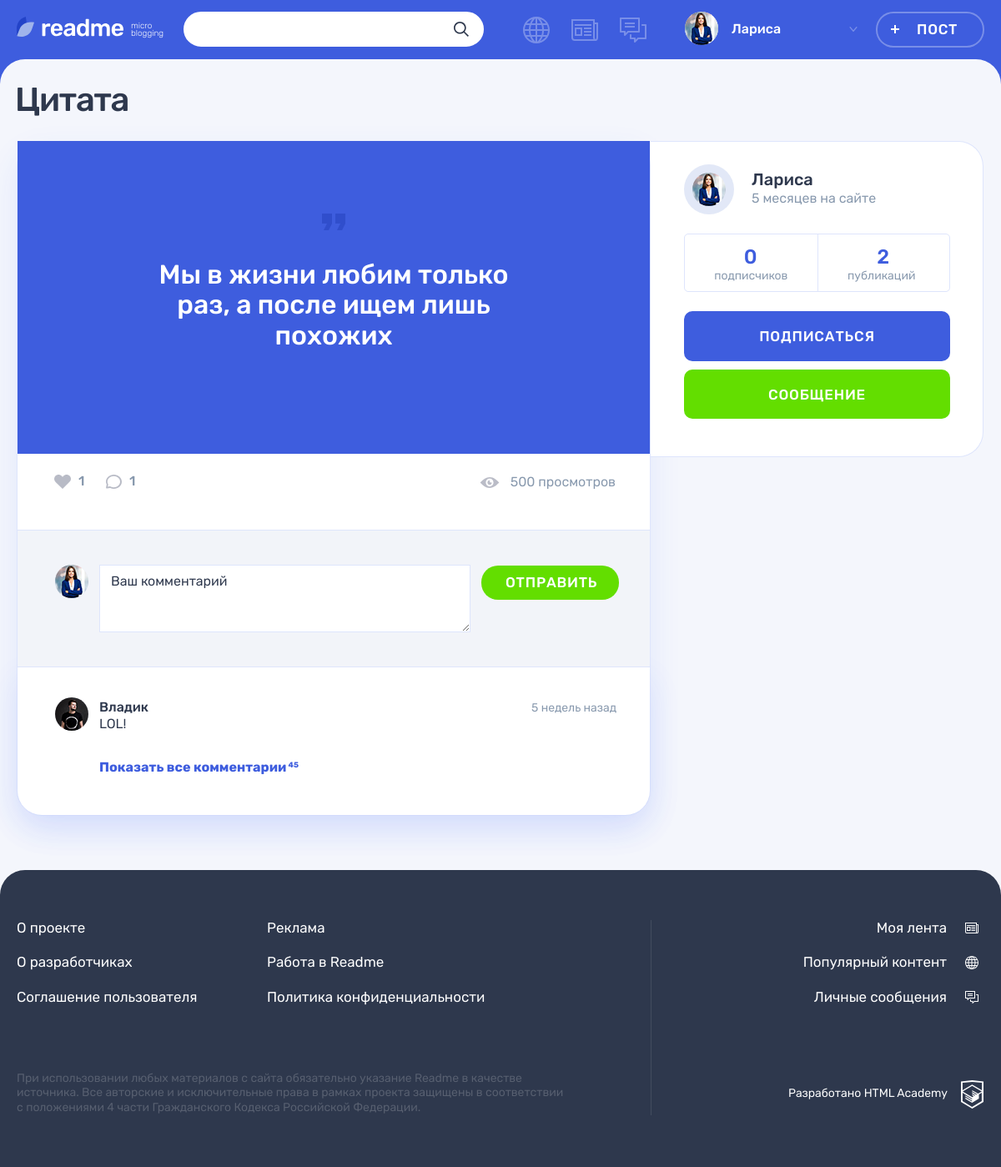
Page /post.php?postId=1 (signed in) on the committed database.
### tables this page shows
CREATE TABLE IF NOT EXISTS `users` (
  `users_id` INT NOT NULL AUTO_INCREMENT,
  `registration_date` DATETIME NOT NULL,
  `email` VARCHAR(225) NOT NULL,
  `name` VARCHAR(225) NOT NULL,
  `password` VARCHAR(225) NOT NULL,
  `avatar` VARCHAR(225) NULL,
  `contact_info` VARCHAR(225) NULL,
  PRIMARY KEY (`users_id`),
  UNIQUE INDEX `idusers_UNIQUE` (`users_id` ASC),
  UNIQUE INDEX `email_UNIQUE` (`email` ASC));

CREATE TABLE IF NOT EXISTS `posts` (
  `posts_id` INT NOT NULL AUTO_INCREMENT,
  `post_date` DATETIME NOT NULL,
  `title` TEXT(120) NOT NULL,
  `content` TEXT NOT NULL,
  `quote_author` VARCHAR(225) NULL,
  `img_url` VARCHAR(225) NULL,
  `video_url` VARCHAR(225) NULL,
  `users_site_url` VARCHAR(225) NULL,
  `number_of_views` INT NOT NULL DEFAULT 0,
  `users_id` INT NOT NULL,
  `content_types_id` INT NOT NULL,
  `isrepost` INT DEFAULT 0,
  `user_author_id` INT DEFAULT 0,
  `post_origin_id` INT DEFAULT 0,
  PRIMARY KEY (`posts_id`),
  INDEX `id_UNIQUE` (`posts_id` ASC),
  INDEX `users_to_posts_idx` (`users_id` ASC),
  INDEX `fk_posts_content_types1_idx` (`content_types_id` ASC),
  FULLTEXT INDEX `posts_search` (`title`, `content`),
  CONSTRAINT `users_to_posts`
    FOREIGN KEY (`users_id`)
    REFERENCES `users` (`users_id`)
    ON DELETE NO ACTION
    ON UPDATE NO ACTION,
  CONSTRAINT `posts_to_content_types`
    FOREIGN KEY (`content_types_id`)
    REFERENCES `content_types` (`content_types_id`)
    ON DELETE NO ACTION
    ON UPDATE NO ACTION);

CREATE TABLE IF NOT EXISTS `likes` (
  `likes_id` INT NOT NULL AUTO_INCREMENT,
  `likes_date` VARCHAR(255) NOT NULL,
  `post_id` INT NOT NULL,
  `user_id` INT NOT NULL,
  PRIMARY KEY (`likes_id`),
  INDEX `fk_posts_has_users_users1_idx` (`user_id` ASC),
  INDEX `fk_posts_has_users_posts1_idx` (`post_id` ASC, `likes_id` ASC),
  UNIQUE INDEX `posts_likes_id_UNIQUE` (`likes_id` ASC),
  CONSTRAINT `fk_posts_has_users_posts1`
    FOREIGN KEY (`post_id`)
    REFERENCES `posts` (`posts_id`)
    ON DELETE NO ACTION
    ON UPDATE NO ACTION,
  CONSTRAINT `fk_posts_has_users_users1`
    FOREIGN KEY (`user_id`)
    REFERENCES `users` (`users_id`)
    ON DELETE NO ACTION
    ON UPDATE NO ACTION);

CREATE TABLE IF NOT EXISTS `comments` (
  `comments_id` INT NOT NULL AUTO_INCREMENT,
  `data_time_of_origin` DATETIME NOT NULL,
  `text` TEXT NOT NULL,
  `users_id` INT NOT NULL,
  `post_id` INT NOT NULL,
  PRIMARY KEY (`comments_id`),
  UNIQUE INDEX `id_UNIQUE` (`comments_id` ASC),
  INDEX `fk_comment_users1_idx` (`users_id` ASC),
  INDEX `fk_comment_post1_idx` (`post_id` ASC),
  CONSTRAINT `users_to_comments`
    FOREIGN KEY (`users_id`)
    REFERENCES `users` (`users_id`)
    ON DELETE NO ACTION
    ON UPDATE NO ACTION,
  CONSTRAINT `posts_to_comments`
    FOREIGN KEY (`post_id`)
    REFERENCES `posts` (`posts_id`)
    ON DELETE NO ACTION
    ON UPDATE NO ACTION);

### templates/post.php (the view, shortened to what the rows shown need)
<?php foreach ($cards as $key => $card) ?>
<?php foreach ($user as $key => $userData) ?>
<main class="page__main page__main--publication">
    <div class="container">
        <h1 class="page__title page__title--publication"><?= $card['title'] ?></h1>
        <section class="post-details">
            <div class="post-details__wrapper">
                <div class="post-details__main-block post post--details">
                    <?php if ($card['type'] === 'quote'): ?>
                        <div class="post-details__image-wrapper post-quote">
                            <div class="post__main">
                                <blockquote>
                                    <p>
                                        <?= $card['content'] ?>
                                    </p>
                                </blockquote>
                            </div>
                        </div>
                    <?php elseif ($card['type'] === 'picture'): ?>
                        <div class="post-details__image-wrapper post-photo__image-wrapper">
                            <img src="<?= $card['content'] ?>" alt="Фото от пользователя" width="760" height="507">
                        </div>
                    <?php endif ?>
                    <div class="post__indicators">
                        <div class="post__buttons">
                            <a class="post__indicator post__indicator--likes button" title="Лайк"
                               data-post-id='<?= $postId ?>'>
                                <svg class="post__indicator-icon" width="20" height="17">
                                    <use xlink:href="#icon-heart<?= dbGetLike($con, $postId,
                                        $userSession['user-id']) ? '-active' : '' ?>"></use>
                                </svg>
                                <span class="<?= dbGetLike($con, $postId,
                                    $userSession['user-id']) ? '' : 'like-counter' ?>"><?= dbCountLikesToPost($con,
                                        $postId) ?></span>
                            </a>
                            <a class="post__indicator post__indicator--comments button" href="#" title="Комментарии">
                                <svg class="post__indicator-icon" width="19" height="17">
                                    <use xlink:href="#icon-comment"></use>
                                </svg>
                                <span><?= dbCountCommentsToPost($con, $postId) ?></span>
                            </a>
                        </div>
                    </div>
                    <div class="comments" id="comments">
                        <form class="comments__form form" action="?postId=<?= $postId ?>" method="post">
                            <div class="comments__my-avatar">
                                <img class="comments__picture" src="<?= $userSession['user-ava'] ?>"
                                     alt="">
                            </div>
                        </form>
                        <div class="comments__list-wrapper">
                            <ul class="comments__list">
                                <?php foreach ($comments as $key => $comment): ?>
                                    <li class="comments__item user">
                                        <div class="comments__avatar">
                                            <a class="user__avatar-link" href="#">
                                                <img class="comments__picture" src="<?= $comment['avatar'] ?>"
                                                     alt="">
                                            </a>
                                        </div>
                                        <div class="comments__info">
                                            <div class="comments__name-wrapper">
                                                <a class="comments__user-name"
                                                   href="profile.php?user=<?= $comment['users_id'] ?>&tab=posts">
                                                    <span><?= $comment['name'] ?></span>
                                                </a>
                                                <time class="comments__time"
                                                      datetime="<?= $comment['data_time_of_origin'] ?>"
                                                      title="<?= date('d.m.Y H:i',
                                                          strtotime($comment['data_time_of_origin'])) ?>"><?= showTimeGap($comment['data_time_of_origin']) . ' назад' ?></time>
                                            </div>
                                            <p class="comments__text">
                                                <?= $comment['text'] ?>
                                            </p>
                                        </div>
                                    </li>
                                <?php endforeach ?>
                            </ul>
                        </div>
                    </div>
                </div>
                <div class="post-details__user user">
                    <div class="post-details__user-info user__info">
                        <div class="post-details__avatar user__avatar">
                            <a class="post-details__avatar-link user__avatar-link"
                               href="profile.php?user=<?= $card['users_id'] ?>">
                                <img class="post-details__picture user__picture" src="<?= $card['avatar'] ?>"
                                     alt="">
                            </a>
                        </div>
                        <div class="post-details__name-wrapper user__name-wrapper">
                            <a class="post-details__name user__name"
                               href="/profile.php?user=<?= $card['users_id'] ?>&tab=posts">
                                <span><?= $card['name'] ?></span>
                            </a>
                            <time class="post-details__time user__time" datetime="<?= date('Y.m.d.',
                                strtotime($userData['registration_date'])) ?>"><?= showTimeGap($userData['registration_date']) . ' на сайте' ?></time>
                        </div>
                    </div>
                </div>
            </div>
        </section>
    </div>
</main>

### templates/layout.php (shortened to what the rows shown need)
<!DOCTYPE html>
<html lang="ru">
<head>
    <link rel="stylesheet" href="css/main.css">
    <link rel="stylesheet" href="css/style.css">
</head>
<body class="page">
<header class="header">
    <div class="header__wrapper container">
        <div class="header__nav-wrapper">
            <nav class="header__nav">
                <?php
                if (isset($userSession['user-name'])) :
                    ?>
                    <ul class="header__my-nav">
                        <li class="header__my-page header__my-page--popular">
                            <a class="header__page-link<?= ($getBlock === 'pop') ? ' header__page-link--active' : '' ?>"
                               href="popular.php?block=pop&sort=pop&tab=all&page=1" title="Популярный контент">
                            </a>
                        </li>
                        <li class="header__my-page header__my-page--feed">
                            <a class="header__page-link<?= ($getBlock === 'feed') ? ' header__page-link--active' : '' ?>"
                               title="Моя лента" href="feed.php?block=feed&tab=all">
                            </a>
                        </li>
                        <li class="header__my-page header__my-page--messages">
                            <a class="header__page-link<?= ($getBlock === 'messages') ? ' header__page-link--active' : '' ?>" href="messages.php?block=messages" title="Личные сообщения">
                            </a>
                        </li>
                    </ul>
                    <ul class="header__user-nav">
                        <li class="header__profile">
                            <a class="header__profile-link" href="profile.php?user=<?= $userSession['user-id']?>&tab=posts">
                                <div class="header__avatar-wrapper">
                                    <img class="header__profile-avatar" src="<?= $userSession['user-ava'] ?>"
                                         alt="">
                                </div>
                                <div class="header__profile-name">
                                    <span><?= $userSession['user-name'] ?></span>
                                    <svg class="header__link-arrow" width="10" height="6">
                                        <use xlink:href="#icon-arrow-right-ad"></use>
                                    </svg>
                                </div>
                            </a>
                        </li>
                        <li>
                            <a class="header__post-button button button--transparent" href="add.php">Пост</a>
                        </li>
                    </ul>
                <?php endif ?>
            </nav>
        </div>
    </div>
</header>
<?= $content ?>
</body>
</html>

### rows in the picture
users: avatar (picture), name "Лариса", registration_date "5 месяцев"
posts: title "Цитата", content "Мы в жизни любим только раз, а после ищем лишь похожих", users.avatar (picture), users.name "Лариса"
likes: likes_id "1"
comments: users.avatar (picture), users.name "Владик", data_time_of_origin "5 недель", text "LOL!"

### other values in the picture
$userDataSubs "0"
$userDataPosts "2"
